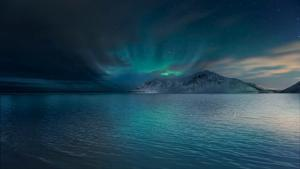
#> input picture other/supertk/image.jpg, 300 x 169 px
$ python pillow_example.py ../../other/supertk/image.jpg ../../other/supertk/image.jpg
#> lines starting #> are read from the running program, lines starting #| are printed output that depends on the picture
import sys
from pysaurus.wip.aligner import Aligner
from pysaurus.core.profiling import Profiler
from pysaurus.core.video_raptor import api as video_raptor

from PIL import Image

WORK_MODE = 'RGB'


def open_image(file_name):
    image = Image.open(file_name)
    if image.mode != WORK_MODE:
        image = image.convert(WORK_MODE)
    return image


def classify_pixel(pixel, l, k):
    n = (l - 1) // k - 1
    pixel_class = []
    for v in pixel:
        if v % (n + 1) == 0:
            c = v
        else:
            i = int(v / (n + 1))
            p1 = i * (n + 1)
            p2 = (i + 1) * (n + 1)
            d1 = v - p1
            d2 = p2 - v
            if d1 <= d2:
                c = p1
            else:
                c = p2
        pixel_class.append(c)
    return tuple(pixel_class)


def simplify(image, threshold):
    alphabet_size = 256
    k = threshold
    assert isinstance(k, int)
    assert (alphabet_size - 1) % k == 0
    assert k <= alphabet_size - 1
    output = []
    for pixel in image.getdata():
        output.append(classify_pixel(pixel, alphabet_size, k))
    return output


def to_gray_array(image, threshold=3):
    inline_output = []
    iterable = simplify(image, threshold=threshold) if threshold > 0 else image.getdata()
    for pixel in iterable:
        inline_output.append(int(sum(pixel)/3))
    output = []
    inline_output_length = len(inline_output)
    width = image.size[0]
    cursor = 0
    while cursor < inline_output_length:
        output.append(inline_output[cursor:(cursor + width)])
        cursor += width
    return output


def save_image(mode, size, data, name):
    output_image = Image.new(mode=mode, size=size, color=0)
    output_image.putdata(data)
    output_image.save(name)
    return output_image


def to_thumbnail_gray_array(file_name, threshold=3):
    thumbnail_size = (128, 128)
    image = open_image(file_name)
    thumbnail = image.resize(thumbnail_size)
    return to_gray_array(thumbnail, threshold=threshold)


def align(array_1, array_2):
    nb_rows = len(array_1)
    aligner = Aligner()
    total_score = video_raptor.align_integer_sequences(
        array_1, array_2, aligner.match_score, aligner.diff_score, aligner.gap_score)
    n_cells = nb_rows * len(array_1[0])
    min_val = min(aligner.match_score, aligner.diff_score, aligner.gap_score) * n_cells
    max_val = max(aligner.match_score, aligner.diff_score, aligner.gap_score) * n_cells
    return (total_score - min_val) / (max_val - min_val)


def align_by_diff(array_1, array_2):
    nb_rows = len(array_1)
    aligner = Aligner(in_del=0)
    total_score = video_raptor.align_integer_sequences_by_diff(array_1, array_2, 0, 255, aligner.gap_score)
    n_cells = nb_rows * len(array_1[0])
    min_val = min(-1, 1, aligner.gap_score) * n_cells
    max_val = max(-1, 1, aligner.gap_score) * n_cells
    return (total_score - min_val) / (max_val - min_val)


def align_python(array_1, array_2):
    nb_rows = len(array_1)
    nb_cols = len(array_1[0])
    aligner = Aligner()
    total_score = 0
    matrix = [([0] * (1 + nb_cols)) for _ in range(1 + nb_rows)]
    for i in range(1 + nb_cols):
        matrix[0][i] = i * aligner.gap_score
    for i in range(nb_rows):
        total_score += aligner.align(array_1[i], array_2[i], score_only=True, matrix=matrix)
    n_cells = nb_rows * nb_cols
    min_val = min(aligner.match_score, aligner.diff_score, aligner.gap_score) * n_cells
    max_val = max(aligner.match_score, aligner.diff_score, aligner.gap_score) * n_cells
    return (total_score - min_val) / (max_val - min_val)


def main():
    if len(sys.argv) != 3:
        exit(-1)
    file_name_1 = sys.argv[1]
    file_name_2 = sys.argv[2]
    output_1 = to_thumbnail_gray_array(file_name_1)
#> in open_image, image is the input picture: PIL image 300x169 RGB; mean R, G, B 34.6, 66.8, 81.9
#> in to_thumbnail_gray_array, `thumbnail = image.resize(thumbnail_size)`:
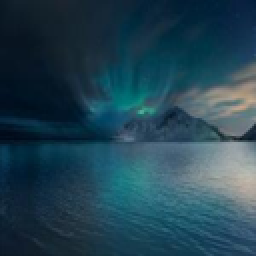
#> thumbnail: PIL image 128x128 RGB (shown 2 times larger); mean R, G, B 34.6, 66.8, 81.9
#> the loop in simplify, `for pixel in image.getdata():` made 16384 passes
#> pixel on passes 1 to 3: (11, 25, 36), (12, 26, 37), (13, 27, 38)
#> after the loop in simplify, `for pixel in image.getdata():`: output = 16384 items, first 6: (0, 0, 0), (0, 0, 0), (0, 0, 0), (0, 0, 0), (0, 0, 0), (0, 0, 0)
#> in to_gray_array, `iterable = simplify(image, threshold=threshold) if threshold > 0 else ..`: iterable has the same summary as output in simplify
#> the loop in to_gray_array, `for pixel in iterable:` made 16384 passes
#> after the loop in to_gray_array, `for pixel in iterable:`: inline_output = 16384 values, max 170 at index 5374, min 0 at index 0, mean 56.88
#> in to_gray_array, `inline_output_length = len(inline_output)`: inline_output_length = 16384
#> the loop in to_gray_array, `while cursor < inline_output_length:` made 128 passes
#> cursor on passes 1 to 12: 128, 256, 384, 512, 640, 768, 896, 1024, 1152, 1280, 1408, 1536
#> after the loop in to_gray_array, `while cursor < inline_output_length:`: output = 128 items
#> output_1 = 128 items
    output_2 = to_thumbnail_gray_array(file_name_2)
#> the loop in simplify (call 2), `for pixel in image.getdata():` made 16384 passes
#> the loop in to_gray_array (call 2), `for pixel in iterable:` made 16384 passes
#> the loop in to_gray_array (call 2), `while cursor < inline_output_length:` made 128 passes
#> output_2 = 128 items
    raw_output_1 = to_thumbnail_gray_array(file_name_1, threshold=0)
#> raw_output_1 = 128 items
    raw_output_2 = to_thumbnail_gray_array(file_name_2, threshold=0)
#> raw_output_2 = 128 items
    with Profiler('align_by_diff'):
        print(align_by_diff(raw_output_1, raw_output_2))
    with Profiler('align'):
        print(align(output_1, output_2))
    with Profiler('align_python'):
        print(align_python(output_1, output_2))


if __name__ == '__main__':
    main()
#> (the call stopped at in main, `with Profiler('align_by_diff'):`: pysaurus is not available in this run)
